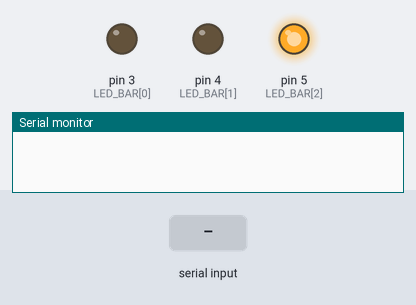
The sketch below on a simulated Arduino Uno, built with avr-gcc and run on an emulated ATmega328P. On the bench: output pins drawn as LEDs (lit = HIGH), the last lines printed to the serial monitor. The inputs (shaded band) are chosen by the test bench.

Above: at 0.9 s.
1.0 s: "H" received over Serial
At 1.1 s:
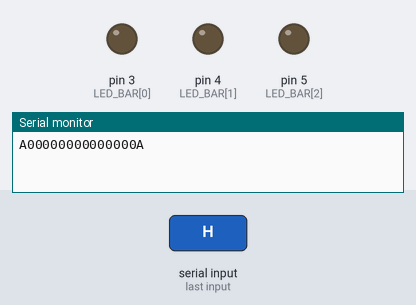
At 3.0 s:
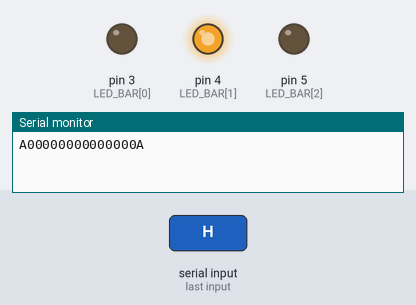
Timing chart, 0 to 4.5 s (numbered marks = the images above; inputs shaded):
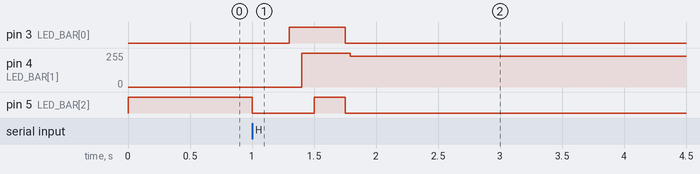

Measured:
- after the input at 1.0 s, pin 3 (LED_BAR[0]): LOW → HIGH after 0.30 s, → LOW 0.45 s later; pin 4 (LED_BAR[1]): 0/255 → 255/255 after 0.40 s, → 229/255 0.39 s later; pin 5 (LED_BAR[2]): HIGH → LOW at once, → HIGH 0.50 s later, → LOW 0.25 s later

The sketch:

player_2_vest_ble.ino
```cpp
#include <IRremote.hpp>

// same protocol as the sender
#define DECODE_NEC

////////////////////// HARDWARE INPUT PIN ///////////////////
#define IR_RECEIVE_PIN  2
//#define VIBRATION_PIN   4
const int LED_BAR[] = {3, 4, 5};
/////////////////////////////////////////////////////////////

///////////////////////// PLAYER IDENTIFICATION ///////////////////////////
// Player 1
const uint16_t PLAYER_1_ADDRESS = 0x0102;

// Player 2 -> this sketch
const uint16_t PLAYER_2_ADDRESS = 0x0105;
///////////////////////////////////////////////////////////////////////////

/////////////////// VIBRATION MOTOR /////////////////////////
#define VIBRATION_DURATION    200   // in milliseconds
uint32_t prevShotTime;
bool isShot = false;
/////////////////////////////////////////////////////////////

//////////////////////// BLE RELATED ////////////////////////
#define PACKET_SIZE 16
#define TIMEOUT 100

const char ackPacket[] = {'A', '0', '0', '0', '0', '0', '0', '0', '0', '0', '0', '0', '0', '0', '0', 'A'};

uint8_t shotID;
bool has_handshake;
bool has_ack;
char seq_no;

void assemble_and_send_data(uint8_t shotID) {
  char packet[PACKET_SIZE];

  packet[0] = 'V';
  packet[1] = seq_no;
  packet[2] = shotID;

  for (int i = 3; i < PACKET_SIZE - 1; i++) {
    packet[i] = '1';  // padding with ASCII '1'
  }

  char checksum = 0;

  for (int i = 0; i < PACKET_SIZE - 1; i++) {
    checksum ^= packet[i];
  }

  packet[PACKET_SIZE - 1] = checksum;

  Serial.write(packet, PACKET_SIZE);
}

/////////////////////////////////////////////////////////////

void setup() {
  // turn on serial to debug
  Serial.begin(115200);

  for (int i = 0; i < 3; i++) {
    pinMode(LED_BAR[i], OUTPUT);
  }

  for (int i = 0; i < 3; i++) {
    digitalWrite(LED_BAR[i], LOW);
  }

  //Initialises flags
  has_handshake = false;
  has_ack = true; // set to true first
  seq_no = '0';
  //shotID = 0;

  //Initial Handshaking
  digitalWrite(LED_BAR[2], HIGH);
  while (!has_handshake) {
    if (Serial.available() && Serial.read() == 'H') {
      has_handshake = true;
      Serial.write(ackPacket, PACKET_SIZE);
    }
  }

  // Setup and start periodic timer to check for handshake
  cli();
  setupTimer1();
  startTimer1();
  sei();

  // start
  playLEDSequence();

  // start the IR receiver
  IrReceiver.begin (IR_RECEIVE_PIN, ENABLE_LED_FEEDBACK);
}

void loop() {
  if (IrReceiver.decode()) {

    // enable receiving of next IR signal
    IrReceiver.resume();

    if (IrReceiver.decodedIRData.address == PLAYER_1_ADDRESS && has_ack) {
      // set isSHot to true to trigger vibration routine
      isShot = true;
      shotID = IrReceiver.decodedIRData.command;
      has_ack = false;
    }
  }

  if (!has_ack) {
    assemble_and_send_data(shotID); // to put the shoot id in here
  }

  //Initialises timer to check for packet timeout
  unsigned long curr_time = millis();

  while (!has_ack && ((millis() - curr_time) < TIMEOUT)) {
    if (Serial.available()) {

      //Should read either 'H' for handshake or 'A' for normal ACK
      char hdr = Serial.read();

      //Successfully received ACK, and flips seq_no for next packet
      if (hdr == 'A') {
        has_ack = true;
        seq_no = (seq_no == '0') ? '1' : '0';
      }

      //In the event that connection loss occured and relay_node re-inits handshake
      if (hdr == 'H') {
        Serial.write(ackPacket, PACKET_SIZE);
      }
    }
  }

  // vibration motor routine
  if (isShot == true) {
    playLEDSequence();
    isShot = false;
  }

  if (has_ack) {
    for (int i = 0; i < 3; i++) {
      digitalWrite(LED_BAR[i], LOW);
    }
    digitalWrite(LED_BAR[1], HIGH);
  }
}


void playLEDSequence() {
  for (int i = 0; i < 3; i++) {
    digitalWrite(LED_BAR[i], LOW);
  }

  delay(300);

  for (int i = 0; i < 3; i++) {
    digitalWrite(LED_BAR[i], HIGH);
    delay(100);
  }
  delay(150);
}


//////////////////////////////////////////////////////////////
// Timer to trigger interrupt once every 1 second to check for
// re-handshake
void setupTimer1(void) {
  TCCR1A = 0; // OC1A and OC1B disconnected

  // 1s per interrupt
  OCR1A = 62500;

  // trigger output compare 1 match interrupt
  TIMSK1 |= 0b10;

  // initial count value to 0
  TCNT1 = 0;
}

void startTimer1(void) {
  // prescaler = 256
  TCCR1B = 0b00001100;
}

ISR(TIMER1_COMPA_vect) {
  if (Serial.available()) {
    //Should read either 'H' for handshake or 'A' for normal ACK
    char hdr = Serial.read();
    if (hdr == 'H') {
      Serial.write(ackPacket, PACKET_SIZE);
    }
  }
}
```
